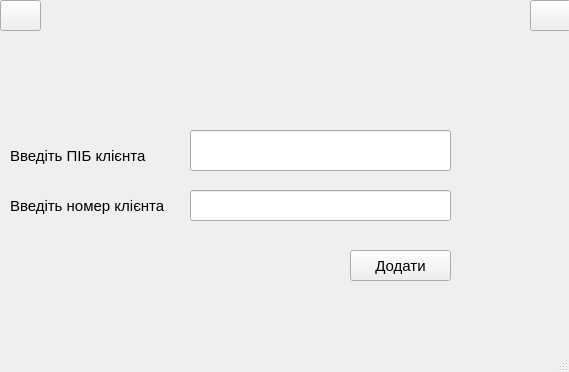
<?xml version="1.0" encoding="UTF-8"?>
<ui version="4.0">
 <class>MainWindow</class>
 <widget class="QMainWindow" name="MainWindow">
  <property name="geometry">
   <rect>
    <x>0</x>
    <y>0</y>
    <width>569</width>
    <height>372</height>
   </rect>
  </property>
  <property name="windowTitle">
   <string>MainWindow</string>
  </property>
  <widget class="QWidget" name="centralwidget">
   <widget class="QLineEdit" name="name">
    <property name="geometry">
     <rect>
      <x>190</x>
      <y>130</y>
      <width>261</width>
      <height>41</height>
     </rect>
    </property>
    <property name="font">
     <font>
      <pointsize>12</pointsize>
     </font>
    </property>
   </widget>
   <widget class="QLabel" name="label">
    <property name="geometry">
     <rect>
      <x>10</x>
      <y>140</y>
      <width>161</width>
      <height>31</height>
     </rect>
    </property>
    <property name="font">
     <font>
      <pointsize>11</pointsize>
     </font>
    </property>
    <property name="text">
     <string>Введіть ПІБ клієнта</string>
    </property>
   </widget>
   <widget class="QLabel" name="label_2">
    <property name="geometry">
     <rect>
      <x>10</x>
      <y>190</y>
      <width>161</width>
      <height>31</height>
     </rect>
    </property>
    <property name="font">
     <font>
      <pointsize>11</pointsize>
     </font>
    </property>
    <property name="text">
     <string>Введіть номер клієнта</string>
    </property>
   </widget>
   <widget class="QLineEdit" name="phone">
    <property name="geometry">
     <rect>
      <x>190</x>
      <y>190</y>
      <width>261</width>
      <height>31</height>
     </rect>
    </property>
    <property name="font">
     <font>
      <pointsize>12</pointsize>
     </font>
    </property>
   </widget>
   <widget class="QPushButton" name="submit">
    <property name="geometry">
     <rect>
      <x>350</x>
      <y>250</y>
      <width>101</width>
      <height>31</height>
     </rect>
    </property>
    <property name="font">
     <font>
      <pointsize>11</pointsize>
     </font>
    </property>
    <property name="text">
     <string>Додати</string>
    </property>
   </widget>
   <widget class="QPushButton" name="back">
    <property name="geometry">
     <rect>
      <x>0</x>
      <y>0</y>
      <width>41</width>
      <height>31</height>
     </rect>
    </property>
    <property name="font">
     <font>
      <pointsize>2</pointsize>
     </font>
    </property>
    <property name="text">
     <string/>
    </property>
    <property name="icon">
     <iconset resource="resources.qrc">
      <normaloff>:/newPrefix/assets/arrow.png</normaloff>:/newPrefix/assets/arrow.png</iconset>
    </property>
    <property name="iconSize">
     <size>
      <width>25</width>
      <height>25</height>
     </size>
    </property>
   </widget>
   <widget class="QPushButton" name="exit">
    <property name="geometry">
     <rect>
      <x>530</x>
      <y>0</y>
      <width>41</width>
      <height>31</height>
     </rect>
    </property>
    <property name="font">
     <font>
      <pointsize>2</pointsize>
     </font>
    </property>
    <property name="text">
     <string/>
    </property>
    <property name="icon">
     <iconset resource="resources.qrc">
      <normaloff>:/newPrefix/assets/exit.png</normaloff>:/newPrefix/assets/exit.png</iconset>
    </property>
    <property name="iconSize">
     <size>
      <width>25</width>
      <height>25</height>
     </size>
    </property>
   </widget>
  </widget>
  <widget class="QStatusBar" name="statusbar"/>
 </widget>
 <resources>
  <include location="resources.qrc"/>
 </resources>
 <connections/>
</ui>
